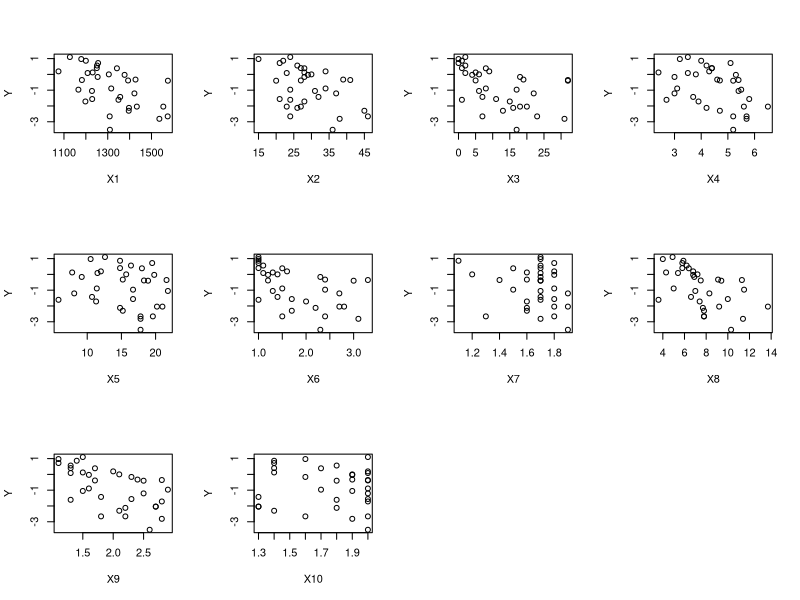

Source code (R):
## ---- chunk 1
# Set the working directory and put the data in that particular directory: 

require(knitr)

procession = read.table("caterpillar.txt")

y = log(procession$V11) # response variable
X = as.matrix(cbind(rep(1,33),procession[,1:10])) # design matrix
colnames(X) = c("int","X1", "X2", "X3", "X4", "X5", "X6", "X7", "X8", "X9", "X10")
n = length(y)
k = dim(X)[2]
## ---- chunk 2
# require(car)
# scatterplotMatrix(cbind(y,X[,-1]))

par(mfrow=c(3,4))
for (i in 1:10){
  plot(X[,i+1], y, main="", xlab=paste("X",i, sep=""), ylab="Y")
}
## ---- chunk 3
fit1 = lm(y~X[,-1])
summary(fit1)

# there are more stable ways of doing this!
betahat = solve(crossprod(X))%*%t(X)%*%y 
round(betahat,4)

S2 = t(y-X%*%betahat)%*%(y-X%*%betahat)
sigma2hat = S2/(n-k)
round(sigma2hat,4)
## ---- chunk 4
# Specify parameters: 
a = 2.1
b = 2
c. = 0.1

# Function to calculate the posterior mean of beta|X,y for a particular c: 
mu_beta_f = function(c.){
  M       = diag(11)/c.              # 2x2 identity matrix 
  Mp.XtX  = M + crossprod(X)         # M + X^TX
  mu_beta = solve(Mp.XtX)%*%t(X)%*%y # this comes from notes
  return(mu_beta)
}

# Calculate mean of beta|X,y for differing c values: 
means_beta = sapply(c(0.1, 1, 10, 100, 1000, 10000), mu_beta_f)
col.labels = paste("c = ",c(0.1, 1, 10, 100, 1000, 10000), sep="")
kable(cbind(means_beta, betahat), col.names = c(col.labels,"OLS"))
## ---- chunk 5
# Function to calculate the marginal posterior mean of s2: 
post_var_s2 = function(c.){
  M       = diag(11)/c.              # 2x2 identity matrix 
  Mp.XtX  = M + crossprod(X)         # M + X^TX
  mu_beta = solve(Mp.XtX)%*%t(X)%*%y # from notes 
  
  A2 = crossprod(y)-t(mu_beta)%*%Mp.XtX%*%mu_beta
  
  (2*b+A2)/(n+2*a-2)
}

# Calculate the marginal posterior mean of s2 for different c:
means_var = sapply(c(0.1, 1, 10, 100, 1000, 10000), post_var_s2)
kable(matrix(c(means_var, sigma2hat), nrow=1), col.names = c(col.labels,"OLS"))
## ---- chunk 6
post_mean_var_beta = function(c., index){
  # Calculate the marginal posterior mean and variance covariance
  # matrix of beta when using the conjugate prior for
  # beta|sigma2 and sigma2
  # Below we report the results using the marginal posterior
  # distribution of beta|y , X
  # index = 1,2,..., or 11 in this case
  
  M        = diag(11)/c.
  Mp.XtX   = M + crossprod(X)
  mu_beta  = solve(Mp.XtX)%*%t(X)%*%y #correct!
  A2       = 2*b+crossprod(y)-t(mu_beta)%*%Mp.XtX%*%mu_beta
  beta_var = solve(Mp.XtX)*A2[1]/(2*a+n)
  
  # The 'Bayesian core':
  # b_ols    = solve(crossprod(X))%*%t(X)%*%y
  # s2       = crossprod(y-X%*%b_ols)
  # t1       = 2*b+s2+t(b_ols)%*%solve(solve(M)+solve(crossprod(X)))%*%b_ols
  # beta_var = solve(M+crossprod(X))*t1[1]/(n+2*a)
  # cat("\n A2 book=", 2*b + s2 + t(b_ols)%*%solve(solve(M)+solve(crossprod(X)))%*%b_ols)
  
  c(mu_beta[index], beta_var[index, index])
}

mean_var_beta0 = t(sapply(c(0.1, 1, 10, 100, 1000, 10000), post_mean_var_beta, index=1))
colnames(mean_var_beta0) = c("mean","var")
rownames(mean_var_beta0) = c(0.1, 1, 10, 100, 1000, 10000)
mean_var_beta0
## ---- chunk 7
# Specify parameters: 
c.     = 0.1
btilde = rep(0,11) # zero vector 

# Function to calculate the posterior mean of beta|X,y for a particular c: 
ZGP_mu_beta_f = function(c.){
  M       = crossprod(X)/c.                          
  Mp.XtX  = M + crossprod(X)                     
  mu_beta = solve(Mp.XtX)%*%(t(X)%*%y+M%*%btilde)    # this comes from notes
  return(mu_beta)
}

# Calculate mean of beta|X,y for differing c values: 
means_beta = sapply(c(0.1, 1, 10, 100, 1000, 10000), ZGP_mu_beta_f)
col.labels = paste("c = ",c(0.1, 1, 10, 100, 1000, 10000), sep="")
kable(cbind(means_beta, betahat), col.names = c(col.labels,"OLS"))
## ---- chunk 8
# Function to calculate the marginal posterior mean of s2: 
ZGP_post_var_s2 = function(c.){
  M       = crossprod(X)/c.              
  Mp.XtX  = M + crossprod(X)         
  mu_beta = solve(Mp.XtX)%*%(t(X)%*%y+M%*%btilde) # from notes 
  
  A2 = crossprod(y)+t(btilde)%*%M%*%btilde-t(mu_beta)%*%Mp.XtX%*%mu_beta
  
  (2*b+A2)/(n+2*a-2)
}

# Calculate the marginal posterior mean of s2 for different c:
means_var = sapply(c(0.1, 1, 10, 100, 1000, 10000), ZGP_post_var_s2)
kable(matrix(c(means_var, sigma2hat), nrow=1), col.names = c(col.labels,"OLS"))
## ---- chunk 9
ZGP_post_mean_var_beta = function(c., index){
  # Calculate the marginal posterior mean and variance covariance
  # matrix of beta when using the conjugate prior for
  # beta|sigma2 and sigma2
  # Below we report the results using the marginal posterior
  # distribution of beta|y , X
  # index = 1,2,..., or 11 in this case
  
  M        = crossprod(X)/c.
  Mp.XtX   = M + crossprod(X)
  mu_beta  = solve(Mp.XtX)%*%(t(X)%*%y+M%*%btilde) #correct!
  A2       = 2*b+crossprod(y)+t(btilde)%*%M%*%btilde-t(mu_beta)%*%Mp.XtX%*%mu_beta
  beta_var = solve(Mp.XtX)*A2[1]/(2*a+n)
  
  # The 'Bayesian core':
  # b_ols    = solve(crossprod(X))%*%t(X)%*%y
  # s2       = crossprod(y-X%*%b_ols)
  # t1       = 2*b+s2+t(b_ols)%*%solve(solve(M)+solve(crossprod(X)))%*%b_ols
  # beta_var = solve(M+crossprod(X))*t1[1]/(n+2*a)
  # cat("\n A2 book=", 2*b + s2 + t(b_ols)%*%solve(solve(M)+solve(crossprod(X)))%*%b_ols)
  
  c(mu_beta[index], beta_var[index, index])
}

mean_var_beta0 = t(sapply(c(0.1, 1, 10, 100, 1000, 10000), ZGP_post_mean_var_beta, index=1))
colnames(mean_var_beta0) = c("mean","var")
rownames(mean_var_beta0) = c(0.1, 1, 10, 100, 1000, 10000)
mean_var_beta0
